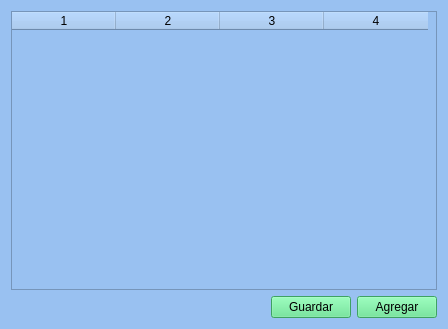
<?xml version="1.0" encoding="UTF-8"?>
<ui version="4.0">
 <class>Principal</class>
 <widget class="QWidget" name="Principal">
  <property name="geometry">
   <rect>
    <x>0</x>
    <y>0</y>
    <width>448</width>
    <height>329</height>
   </rect>
  </property>
  <property name="minimumSize">
   <size>
    <width>448</width>
    <height>329</height>
   </size>
  </property>
  <property name="maximumSize">
   <size>
    <width>448</width>
    <height>329</height>
   </size>
  </property>
  <property name="font">
   <font>
    <pointsize>9</pointsize>
   </font>
  </property>
  <property name="contextMenuPolicy">
   <enum>Qt::NoContextMenu</enum>
  </property>
  <property name="windowTitle">
   <string>Principal</string>
  </property>
  <property name="windowIcon">
   <iconset resource="Iconos.qrc">
    <normaloff>:/Icono/sitio-web.png</normaloff>:/Icono/sitio-web.png</iconset>
  </property>
  <property name="styleSheet">
   <string notr="true">background-color: rgb(153, 193, 241)</string>
  </property>
  <layout class="QGridLayout" name="gridLayout">
   <item row="0" column="0">
    <widget class="QTableWidget" name="tblLista">
     <property name="focusPolicy">
      <enum>Qt::ClickFocus</enum>
     </property>
     <property name="styleSheet">
      <string notr="true">border-color: rgb(255, 255, 255);</string>
     </property>
     <property name="frameShadow">
      <enum>QFrame::Sunken</enum>
     </property>
     <property name="horizontalScrollBarPolicy">
      <enum>Qt::ScrollBarAlwaysOff</enum>
     </property>
     <property name="columnCount">
      <number>4</number>
     </property>
     <attribute name="horizontalHeaderDefaultSectionSize">
      <number>104</number>
     </attribute>
     <column/>
     <column/>
     <column/>
     <column/>
    </widget>
   </item>
   <item row="1" column="0">
    <layout class="QGridLayout" name="gridLayout_2">
     <item row="0" column="0">
      <spacer name="horizontalSpacer">
       <property name="orientation">
        <enum>Qt::Horizontal</enum>
       </property>
       <property name="sizeHint" stdset="0">
        <size>
         <width>40</width>
         <height>20</height>
        </size>
       </property>
      </spacer>
     </item>
     <item row="0" column="1">
      <widget class="QPushButton" name="btnGuardar">
       <property name="focusPolicy">
        <enum>Qt::ClickFocus</enum>
       </property>
       <property name="styleSheet">
        <string notr="true">background-color: rgb(87, 227, 137)</string>
       </property>
       <property name="text">
        <string>Guardar</string>
       </property>
       <property name="icon">
        <iconset resource="Iconos.qrc">
         <normaloff>:/Icono/disquete.png</normaloff>:/Icono/disquete.png</iconset>
       </property>
      </widget>
     </item>
     <item row="0" column="2">
      <widget class="QPushButton" name="btnAgregar">
       <property name="styleSheet">
        <string notr="true">background-color: rgb(87, 227, 137)</string>
       </property>
       <property name="text">
        <string>Agregar</string>
       </property>
       <property name="icon">
        <iconset theme="add">
         <normaloff>.</normaloff>.</iconset>
       </property>
      </widget>
     </item>
    </layout>
   </item>
  </layout>
 </widget>
 <resources>
  <include location="Iconos.qrc"/>
 </resources>
 <connections/>
</ui>
